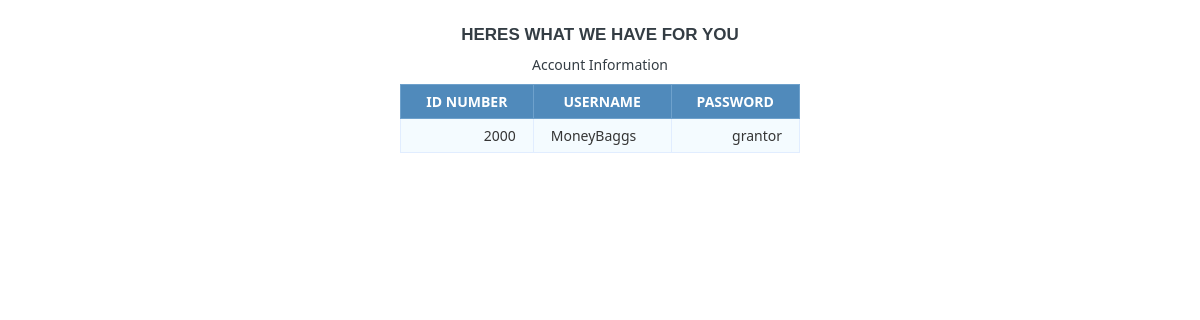
Screenshot of /grantor.php?id=MoneyBaggs with the database file from the repository.
### tables this page shows
CREATE TABLE UserLogin (
    ID INTEGER,
    Username VARCHAR(25),
    Password VARCHAR(16)
);

### grantor.php (the view, shortened to what this page needs)
<?php
include('DBconfig.php');
$userlogin = htmlspecialchars($_GET["id"]);
$result = $connect->query("SELECT *
                           FROM UserLogin
                           WHERE Username='$userlogin'");
?>
<html lang="en">
<link rel="stylesheet" href="login.css"/>
<head>
</head>
<body background="images/data.png" class="img-fluid">
  <h1>Heres what we have for you</h1>
    <table class="data-table">
      <caption class="title">Account Information</caption>
        <thead>
            <tr>
                <th>ID NUMBER</th>
                <th>Username</th>
                <th>Password</th>
            </tr>
        </thead>
        <tbody>
          <?php
          if ($result->num_rows > 0) {
            while ($row = mysqli_fetch_assoc($result)) {
              echo '<tr>
                  <td>'.$row["ID"].'</td>
                  <td>'.$row["Username"].'</td>
                  <td>'.$row["Password"].'</td>
                  </tr>';
                }
          }
          else {
            echo "Error Nothing found in users table " + $userlogin;
          }
          ?>
        </tbody>
      </table>
    </body>
</html>

### login.css (style rules this page uses)
.img-fluid { width: 100%; height: 100%; background-repeat: no-repeat; background-size:100% 1080px; }
body { font-size: 15px; color: #343d44; font-family: "segoe-ui", "open-sans", tahoma, arial; padding: 0; margin: 0; }
table { margin: auto; font-family: "Lucida Sans Unicode", "Lucida Grande", "Segoe Ui"; font-size: 12px; }
h1 { margin: 25px auto 0; text-align: center; text-transform: uppercase; font-size: 17px; }
table td { transition: all .7s; }
.data-table { border-collapse: collapse; font-size: 14px; min-width: 400px; max-width: 400px; }
.data-table th, .data-table td { border: 1px solid #e1edff; padding: 7px 17px; }
.data-table caption { margin: 10px; }
.data-table thead th { background-color: #508abb; color: #FFFFFF; border-color: #6ea1cc !important; text-transform: uppercase; }
.data-table tbody td { color: #353535; }
.data-table tbody td:first-child, .data-table tbody td:nth-child(4), .data-table tbody td:last-child { text-align: right; }
.data-table tbody tr:nth-child(odd) td { background-color: #f4fbff; }

### rows the page displays
userlogin: ID "2000", Username "MoneyBaggs", Password "grantor"
